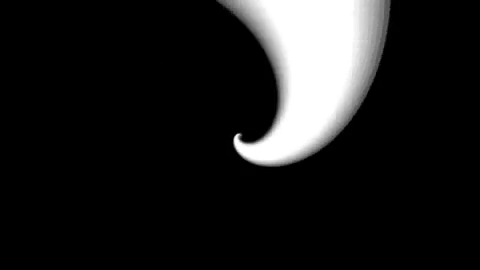
#> input picture frame 25 of data/spiral.mp4.mp4, 480 x 270 px
$ python ascii_video.py
#> lines starting #> are read from the running program, lines starting #| are printed output that depends on the picture
#import required libraries
from PIL import ImageFont, Image, ImageDraw, ImageOps, ImageFilter
import numpy as np
import cv2
import math

# attach the video to asciify
video_input ="./data/spiral.mp4.mp4"

# the character set used
character_list=list(" .'`^\",:;Il!i><~+_-?][}{1)(|\/tfjrxnuvczXYUJCLQ0OZmwqpdbkhao*#MW&8%B@$")
interval=(len(character_list))/256

char_width=10
char_height=10
scale=0.07

# capturing the video
vcap=cv2.VideoCapture(video_input)

# font to be used
Font_use=ImageFont.truetype("./fonts/cour.ttf",15)

def get_characters(i):
    return character_list[math.floor(interval*i)]

# infinite while loop to be exited when the user presses q
while True:
    _,scan=vcap.read()
#> scan is the input picture: shape (270, 480, 3); min 0, max 255, mean 29
    scan=Image.fromarray(scan)

    # width and height of frame
    width,height=scan.size
#> width = 480; height = 270
    # resizing
    scan=scan.resize((int(scale*width),int(scale*height*(char_width/char_height))),Image.NEAREST)
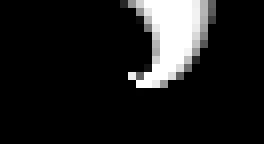
#> scan: PIL image 33x18 RGB (shown 8 times larger); min 0, max 255, mean 29.2
    # new width and height now
    width,height=scan.size
#> width = 33; height = 18

    pixel=scan.load()
    out_scan=Image.new("RGB",(char_width*width,char_height*height),color=(0,0,0))
#> out_scan: PIL image 330x180 RGB; every value is 0
    final=ImageDraw.Draw(out_scan)

    # looping across the whole height and width
    for i in range(height):
        for j in range(width):
            # r,g,b at ith height and jth width
            r,g,b=pixel[j,i]
            # weighted method or also called as luminosity method
            # it weighs red, green, and blue according to their wavelengths
            k=int(0.299*r+0.587*g+0.114*b)
            pixel[j,i]=(k,k,k)
            final.text((char_width*j,char_height*i),get_characters(k),font=Font_use,fill=(r,g,b))

    ascii_video=np.array(out_scan)
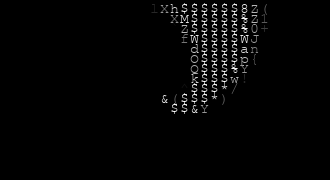
#> ascii_video: shape (180, 330, 3); min 0, max 254, mean 5.1
    # if keyboard stroke by user then wait
    stroke=cv2.waitKey(1)
#> (key q is pressed here)
    # if stroke is 'q' then exit
    if stroke == ord("q"):
        break
    # displaying the asciified video in a gui window
    cv2.imshow("ascii_video",ascii_video)

#> (the run stopped early here; a loop or call above may not have finished)

$ run again, starting later in the video
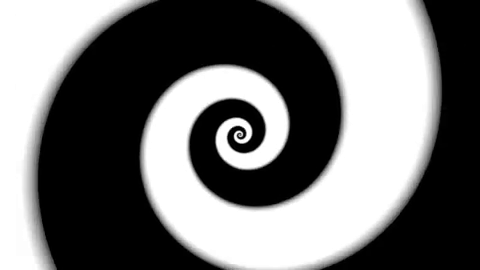
#> input picture frame 112 of data/spiral.mp4.mp4, 480 x 270 px
#> scan is the input picture: shape (270, 480, 3); min 0, max 255, mean 117.3
#> `scan=scan.resize((int(scale*width),int(scale*height*(char_width/char_h..`:
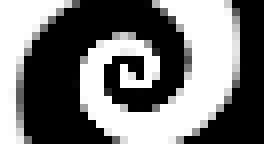
#> scan: PIL image 33x18 RGB (shown 8 times larger); min 0, max 255, mean 117.6
#> out_scan: PIL image 330x180 RGB; every value is 0
#> `ascii_video=np.array(out_scan)`:
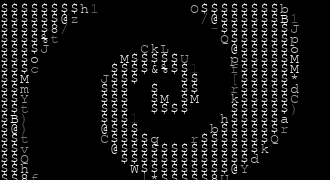
#> ascii_video: shape (180, 330, 3); min 0, max 254, mean 20.5

$ run again, starting later in the video
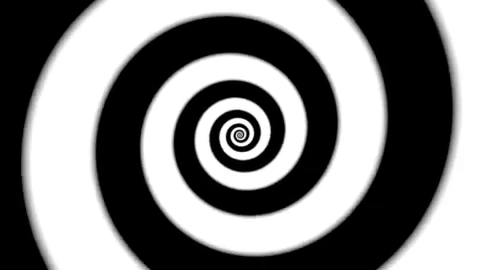
#> input picture frame 200 of data/spiral.mp4.mp4, 480 x 270 px
#> scan is the input picture: shape (270, 480, 3); min 0, max 255, mean 127.5
#> `scan=scan.resize((int(scale*width),int(scale*height*(char_width/char_h..`:
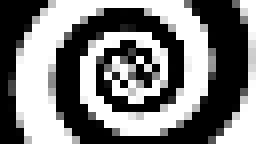
#> scan: PIL image 33x18 RGB (shown 8 times larger); min 0, max 255, mean 127.6
#> out_scan: PIL image 330x180 RGB; every value is 0
#> `ascii_video=np.array(out_scan)`:
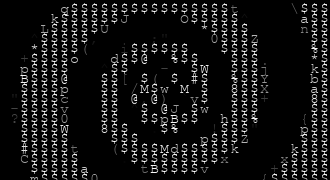
#> ascii_video: shape (180, 330, 3); min 0, max 254, mean 22.1
